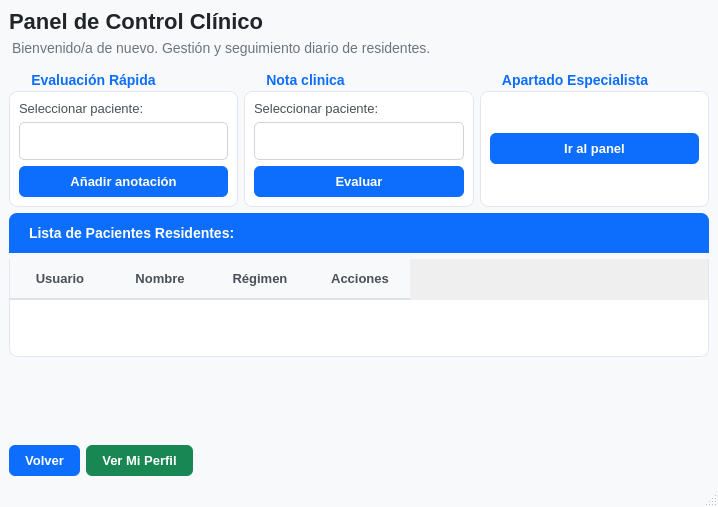
<?xml version="1.0" encoding="UTF-8"?>
<ui version="4.0">
 <class>MainWindow</class>
 <widget class="QMainWindow" name="MainWindow">
  <property name="geometry">
   <rect>
    <x>0</x>
    <y>0</y>
    <width>718</width>
    <height>507</height>
   </rect>
  </property>
  <property name="windowTitle">
   <string>MainWindow</string>
  </property>
  <property name="styleSheet">
   <string notr="true">/* ================================================
   VENTANA PRINCIPAL Y FONDO
   ================================================ */
QMainWindow {
    background-color: #f8f9fa; /* Gris claro de fondo (Estilo Bootstrap bg-light) */
}

/* ================================================
   TITULOS, ENCABEZADOS Y LABELS
   ================================================ */
QLabel#lbl_titulo, QLabel#titulo {
    color: #212529;
    font-size: 22px; 
    font-weight: bold;
}

QLabel#lbl_subtitulo, QLabel#subtitulo {
    color: #6c757d;
    font-size: 14px;
    margin-bottom: 5px;
}

/* Textos informativos dentro de las tarjetas (ej: &quot;Seleccionar paciente:&quot;) */
QLabel {
    color: #495057;
    font-size: 13px;
}

/* ================================================
   TARJETAS DE ACCIÓN RAPIDA (QGroupBox)
   ================================================ */
QGroupBox {
    background-color: #ffffff; /* Fondo blanco puro */
    border: 1px solid #e3e6f0; /* Borde suave */
    border-radius: 8px;        /* Esquinas redondeadas de tarjeta web */
    margin-top: 24px;
    font-weight: bold;
    font-size: 14px; 
    color: #0d6efd;            /* Título de la tarjeta en azul Bootstrap */
}

QGroupBox::title {
    subcontrol-origin: margin;
    subcontrol-position: top left;
    padding: 0 8px;
    left: 12px;
    top: 5px;
}

/* ================================================
   DESPLEGABLES (QComboBox)
   ================================================ */
QComboBox {
    border: 1px solid #ced4da;
    border-radius: 5px;
    padding: 6px 12px;
    background-color: #ffffff;
    color: #212529;
    font-size: 13px;
    min-height: 24px;
}

QComboBox:focus {
    border: 1px solid #86b7fe; /* Brillo azul focus al hacer clic */
}

QComboBox::drop-down {
    subcontrol-origin: padding;
    subcontrol-position: top right;
    width: 25px;
    border-left-width: 0px;
    border-top-right-radius: 5px;
    border-bottom-right-radius: 5px;
}

/* Menú interno desplegado */
QComboBox QAbstractItemView {
    background-color: #ffffff;
    border: 1px solid #ced4da;
    selection-background-color: #0d6efd;
    selection-color: #ffffff;
}

/* ================================================
   BOTONES EN GENERAL (QPushButton)
   ================================================ */
QPushButton {
    background-color: #0d6efd; /* Azul corporativo por defecto */
    color: white;
    border: none;
    border-radius: 6px;
    padding: 8px 16px;
    font-weight: bold;
    font-size: 13px;
}

QPushButton:hover {
    background-color: #0b5ed7; /* Azul más oscuro al pasar el ratón */
}

QPushButton:pressed {
    background-color: #0a58ca; /* Al hacer clic */
}

/* Botón Ver Perfil (Verde Bootstrap success) */
QPushButton#btn_perfil {
    background-color: #198754;
}

QPushButton#btn_perfil:hover {
    background-color: #157347;
}

QPushButton#btn_perfil:pressed {
    background-color: #146c43;
}

/* Botón Volver / Cancelar (Gris Bootstrap secondary) */
QPushButton#btn_volver, QPushButton#btn_cancelar {
    background-color: #6c757d; 
}

QPushButton#btn_volver:hover, QPushButton#btn_cancelar:hover {
    background-color: #5c636a;
}

QPushButton#btn_volver:pressed, QPushButton#btn_cancelar:pressed {
    background-color: #565e64;
}

/* ================================================
   BLOQUE DE LA TABLA (Fusión de Cabecera + Tabla)
   ================================================ */

/* Cabecera azul simulada con el QLabel superior */
QLabel#lbl_cabecera_tabla {
    background-color: #0d6efd; /* Azul de cabecera de tarjeta */
    color: white;
    font-size: 14px;
    font-weight: bold;
    padding: 12px 16px;
    border-top-left-radius: 8px;  /* Redondeamos solo arriba */
    border-top-right-radius: 8px;
    margin-bottom: 0px;           /* Completamente pegado a la tabla */
}

/* La cuadrícula de la tabla */
QTableWidget#tabla_pacientes, QTableWidget {
    background-color: #ffffff;
    border: 1px solid #e3e6f0;
    border-top: none;                /* Quitamos borde de arriba para unirlo al azul */
    border-bottom-left-radius: 8px;  /* Redondeamos esquinas inferiores */
    border-bottom-right-radius: 8px;
    gridline-color: #f1f3f9;         /* Líneas de cuadrícula muy sutiles */
    font-size: 13px;
}

/* Títulos de las columnas (Nombre, Régimen, Acciones) */
QHeaderView::section {
    background-color: #f8f9fa;
    color: #495057;
    padding: 10px;
    font-weight: bold;
    font-size: 13px;
    border: none;
    border-bottom: 2px solid #dee2e6; /* Línea de separación limpia */
}

/* Celdas de datos */
QTableWidget::item {
    padding: 12px;
    color: #212529;
    border-bottom: 1px solid #f1f3f9;
}

/* Fila cuando haces clic en ella */
QTableWidget::item:selected {
    background-color: #e8f0fe;
    color: #1a73e8;
}</string>
  </property>
  <widget class="QWidget" name="centralwidget">
   <layout class="QVBoxLayout" name="verticalLayout_4">
    <item>
     <widget class="QLabel" name="lbl_titulo">
      <property name="font">
       <font>
        <pointsize>-1</pointsize>
        <bold>true</bold>
       </font>
      </property>
      <property name="text">
       <string>Panel de Control Clínico</string>
      </property>
     </widget>
    </item>
    <item>
     <widget class="QLabel" name="subtitulo">
      <property name="font">
       <font>
        <pointsize>-1</pointsize>
       </font>
      </property>
      <property name="text">
       <string>Bienvenido/a de nuevo. Gestión y seguimiento diario de residentes.</string>
      </property>
     </widget>
    </item>
    <item>
     <layout class="QHBoxLayout" name="horizontalLayout_4">
      <item>
       <widget class="QGroupBox" name="gb_evaluacion">
        <property name="title">
         <string>Evaluación Rápida</string>
        </property>
        <layout class="QVBoxLayout" name="verticalLayout">
         <item>
          <widget class="QLabel" name="label">
           <property name="text">
            <string>Seleccionar paciente:</string>
           </property>
          </widget>
         </item>
         <item>
          <widget class="QComboBox" name="cmb_evaluar_paciente"/>
         </item>
         <item>
          <widget class="QPushButton" name="btn_evaluar">
           <property name="text">
            <string>Añadir anotación</string>
           </property>
          </widget>
         </item>
        </layout>
       </widget>
      </item>
      <item>
       <widget class="QGroupBox" name="gb_nota">
        <property name="title">
         <string>Nota clinica</string>
        </property>
        <layout class="QVBoxLayout" name="verticalLayout_2">
         <item>
          <widget class="QLabel" name="label_3">
           <property name="text">
            <string>Seleccionar paciente:</string>
           </property>
          </widget>
         </item>
         <item>
          <widget class="QComboBox" name="cmb_nota_paciente"/>
         </item>
         <item>
          <widget class="QPushButton" name="btn_anadir_nota">
           <property name="text">
            <string>Evaluar</string>
           </property>
          </widget>
         </item>
        </layout>
       </widget>
      </item>
      <item>
       <widget class="QGroupBox" name="especialista">
        <property name="title">
         <string>Apartado Especialista</string>
        </property>
        <layout class="QVBoxLayout" name="verticalLayout_3">
         <item>
          <widget class="QPushButton" name="btn_especialista">
           <property name="text">
            <string>Ir al panel</string>
           </property>
          </widget>
         </item>
        </layout>
       </widget>
      </item>
     </layout>
    </item>
    <item>
     <widget class="QLabel" name="lbl_cabecera_tabla">
      <property name="text">
       <string>Lista de Pacientes Residentes:</string>
      </property>
     </widget>
    </item>
    <item>
     <widget class="QTableWidget" name="tabla_pacientes">
      <column>
       <property name="text">
        <string>Usuario</string>
       </property>
      </column>
      <column>
       <property name="text">
        <string>Nombre</string>
       </property>
      </column>
      <column>
       <property name="text">
        <string>Régimen</string>
       </property>
      </column>
      <column>
       <property name="text">
        <string>Acciones</string>
       </property>
      </column>
     </widget>
    </item>
    <item>
     <spacer name="verticalSpacer">
      <property name="orientation">
       <enum>Qt::Orientation::Vertical</enum>
      </property>
      <property name="sizeHint" stdset="0">
       <size>
        <width>20</width>
        <height>176</height>
       </size>
      </property>
     </spacer>
    </item>
    <item>
     <layout class="QHBoxLayout" name="horizontalLayout_2">
      <item>
       <widget class="QPushButton" name="btn_salir">
        <property name="text">
         <string>Volver</string>
        </property>
       </widget>
      </item>
      <item>
       <widget class="QPushButton" name="btn_perfil">
        <property name="text">
         <string>Ver Mi Perfil</string>
        </property>
       </widget>
      </item>
      <item>
       <spacer name="horizontalSpacer">
        <property name="orientation">
         <enum>Qt::Orientation::Horizontal</enum>
        </property>
        <property name="sizeHint" stdset="0">
         <size>
          <width>40</width>
          <height>20</height>
         </size>
        </property>
       </spacer>
      </item>
     </layout>
    </item>
   </layout>
  </widget>
  <widget class="QStatusBar" name="statusbar"/>
 </widget>
 <resources/>
 <connections/>
</ui>
